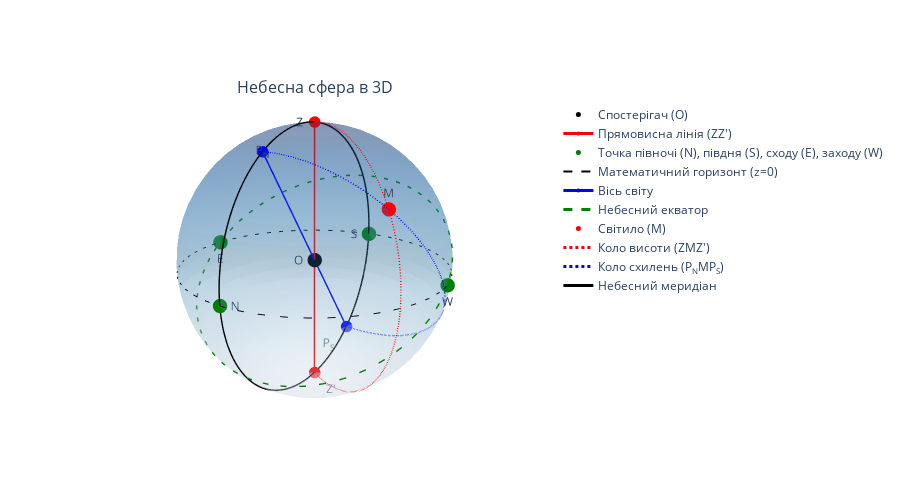

The code cell stored with this chart in its notebook:
### Markdown cell above
Примітка: код нижче генерує інтерактивну 3D модель небесної сфери, однак він занадто складний для новачків

### Code cell
import numpy as np
import plotly.graph_objs as go
from plotly.subplots import make_subplots

# ========================================================================
# Допоміжні функції
# ========================================================================

def normalize(v):
    """Нормує вектор v до довжини 1."""
    return v / np.linalg.norm(v)

def param_sphere(num_phi=30, num_theta=60):
    """
    Повертає сітки (X, Y, Z) для відмалювання сфери радіуса 1.
    phi – полярний кут від 0 до pi,
    theta – азимутальний кут від 0 до 2*pi.
    """
    phi = np.linspace(0, np.pi, num_phi)
    theta = np.linspace(0, 2*np.pi, num_theta)
    phi, theta = np.meshgrid(phi, theta)
    
    X = np.sin(phi) * np.cos(theta)
    Y = np.sin(phi) * np.sin(theta)
    Z = np.cos(phi)
    return X, Y, Z

def circle_on_sphere(normal, steps=100):
    """
    Повертає координати (x, y, z) великого кола на сфері,
    яке лежить у площині, перпендикулярній до normal, і проходить через (0,0,0).
    (normal має бути нормований).
    """
    # Знайдемо будь-які два взаємно перпендикулярні вектори u, v у площині кола
    # (тобто вони перпендикулярні до normal).
    # Найпростіше – взяти довільний вектор, перетнути з normal, і ще раз перетнути з normal.
    # Але простіше зафіксувати "eZ = (0,0,1)", якщо воно не вироджене до normal.
    
    # Якщо normal (майже) колінеарний до (0,0,1), то можна взяти іншу "базу".
    # Тут для наочності зробимо універсальний підхід.
    
    # Умовно візьмемо eX = (1,0,0) і eY = (0,1,0), eZ = (0,0,1)
    # і дивитимемось, з яким вектором normal найменше колінеарна.
    cand = [
        np.array([1,0,0]),
        np.array([0,1,0]),
        np.array([0,0,1])
    ]
    # Знайдемо вектор, який найменше паралельний до normal (через косинус кута)
    dotvals = [abs(np.dot(normal, c)) for c in cand]
    e = cand[np.argmin(dotvals)]
    
    # Будуємо базис у площині
    u = np.cross(normal, e)
    u = normalize(u)
    v = np.cross(normal, u)
    v = normalize(v)
    
    # Випараметризуємо коло: X(t) = u*cos(t) + v*sin(t)
    t = np.linspace(0, 2*np.pi, steps)
    circle_x = []
    circle_y = []
    circle_z = []
    for ang in t:
        point = np.cos(ang)*u + np.sin(ang)*v
        circle_x.append(point[0])
        circle_y.append(point[1])
        circle_z.append(point[2])
    return np.array(circle_x), np.array(circle_y), np.array(circle_z)

def circle_through_3pts(p1, p2, p3, steps=200):
    """
    Для трьох точок на сфері (p1, p2, p3) будуємо коло (або "велике/мале коло"),
    що проходить через ці три точки (якщо вони не колінеарні).
    
    Повертає (x_arc, y_arc, z_arc) – дугу на сфері, яка іде від p1 до p3
    через p2 (тобто та частина кола, де p2 "лежить між" p1 та p3").
    
    Ідея аналогічна вашій arc_from_3pts, але тепер у 3D:
    1) Знаходимо площину, що проходить через p1, p2, p3 (через 0,0,0, якщо вважаємо сферу у центрі).
       – Оскільки O=(0,0,0) теж у центрі сфери, припустимо, що p1, p2, p3 лежать на сфері радіуса 1.
    2) Визначаємо вектор normal = (p1 x p2) + (p2 x p3) + (p3 x p1) (або простіше: p1 x p2 + ...),
       щоб отримати "напрям" площини, у якій лежить коло.
    3) Параметризуємо коло (intersection plane & sphere).
    4) Визначаємо дві можливі дуги (бо коло – повне). Вибираємо ту, де p2 лежить "посередині".
    """
    # Перевіримо, чи не колінеарні (або майже) p1, p2, p3.
    # Якщо площа трикутника дуже мала – повертаємо порожній результат.
    # Площа ~ ||(p2 - p1) x (p3 - p1)|| / 2
    area = np.linalg.norm(np.cross(p2 - p1, p3 - p1)) / 2
    if area < 1e-12:
        return np.array([]), np.array([]), np.array([])
    
    # Нормальний вектор до площини, що проходить через p1,p2,p3
    # (і через (0,0,0), якщо точки на сфері).
    # Точніше, normal визначимо як cross(p1, p2) + cross(p2, p3) + cross(p3, p1)
    # Це забезпечить орієнтацію, яка "захоплює" всі три точки. Але можна й простіше:
    plane_normal = np.cross(p1, p2) + np.cross(p2, p3) + np.cross(p3, p1)
    plane_normal = normalize(plane_normal)
    
    # Повне коло у цій площині
    cx, cy, cz = circle_on_sphere(plane_normal, steps=4*steps)  # щоб арка була плавніша
    
    # Тепер треба знайти, де на цьому колі лежать p1, p2, p3 (кути).
    # У параметризації кола X(t)=u cos(t)+v sin(t) ми заздалегідь не зберігали t,
    # тож зробимо простіше: знайдемо найближчі індекси до p1, p2, p3.
    
    # Допоміжна функція для пошуку найближчої точки
    def find_nearest_idx(xarr, yarr, zarr, p):
        # мінімізуємо відстань ||(x_i,y_i,z_i) - p||
        dist = (xarr - p[0])**2 + (yarr - p[1])**2 + (zarr - p[2])**2
        return np.argmin(dist)
    
    i1 = find_nearest_idx(cx, cy, cz, p1)
    i2 = find_nearest_idx(cx, cy, cz, p2)
    i3 = find_nearest_idx(cx, cy, cz, p3)
    
    # Кожна пара (i1,i3) задає дві дуги: прямий обхід і зворотний.
    # Подивимось, яка з них "містить" i2.
    n = len(cx)
    
    def arc_indices(i_start, i_end):
        """Повертає послідовність індексів від i_start до i_end (по модулю n)."""
        if i_end >= i_start:
            return np.arange(i_start, i_end+1)
        else:
            return np.concatenate([np.arange(i_start, n), np.arange(0, i_end+1)])
    
    arc1 = arc_indices(i1, i3)
    arc2 = arc_indices(i3, i1)
    
    # Перевіряємо, де лежить i2
    def in_arc(i2, arc):
        return i2 in arc
    
    if in_arc(i2, arc1):
        arc_idx = arc1
    else:
        arc_idx = arc2
    
    return cx[arc_idx], cy[arc_idx], cz[arc_idx]

# ========================================================================
# Основна побудова 3D
# ========================================================================

# Створюємо фігуру
fig = make_subplots(rows=1, cols=1,
                    specs=[[{'type':'scatter3d'}]],
                    subplot_titles=["Небесна сфера в 3D"])

# 1) Небесна сфера як поверхня
Xs, Ys, Zs = param_sphere()
sphere_surface = go.Surface(
    x = Xs, y = Ys, z = Zs,
    colorscale='Blues',
    opacity=0.3,
    showscale=False,
    name='Celestial Sphere'
)
fig.add_trace(sphere_surface, row=1, col=1)

# 2) Точки та лінії
data_traces = []

# --- Спостерігач у центрі ---
O = np.array([0, 0, 0])
scatter_O = go.Scatter3d(
    x=[O[0]], y=[O[1]], z=[O[2]],
    mode='markers+text',
    text=["O"],
    textposition="middle left",
    marker=dict(size=5, color="black"),
    name="Спостерігач (O)"
)
data_traces.append(scatter_O)

# --- Z та Z' (вертикальна вісь) ---
Z = np.array([0,0,1])
Zp = np.array([0,0,-1])
scatter_ZZp = go.Scatter3d(
    x=[0,0], y=[0,0], z=[1,-1],
    mode='lines+markers+text',
    text=["Z", "Z'"],
    textposition=["bottom left","bottom center"],
    line=dict(color='red', width=3),
    marker=dict(size=4, color="red"),
    name="Прямовисна лінія (ZZ')"
)
data_traces.append(scatter_ZZp)

# --- Кардинальні точки N, S, E, W на площині z=0 ---
N = np.array([1,0,0])
S = np.array([-1,0,0])
E = np.array([0,-1,0])
W = np.array([0,1,0])

scatter_cardinals = go.Scatter3d(
    x=[N[0], S[0], E[0], W[0]],
    y=[N[1], S[1], E[1], W[1]],
    z=[N[2], S[2], E[2], W[2]],
    mode='markers+text',
    text=["N","S","E","W"],
    textposition=["middle right","middle left","bottom center","bottom center"],
    marker=dict(size=5, color="green"),
    name="Точка півночі (N), півдня (S), сходу (E), заходу (W)"
)
data_traces.append(scatter_cardinals)

# --- Горизонт (коло z=0 на сфері) ---
theta = np.linspace(0, 2*np.pi, 200)
horiz_x = np.cos(theta)
horiz_y = np.sin(theta)
horiz_z = np.zeros_like(theta)

scatter_horizon = go.Scatter3d(
    x=horiz_x, y=horiz_y, z=horiz_z,
    mode='lines',
    line=dict(color='black', dash='dash', width=2),
    name="Математичний горизонт (z=0)"
)
data_traces.append(scatter_horizon)

# --- Вісь світу P_N, P_S з нахилом alpha = 35° ---
alpha_deg = 35
alpha = np.radians(alpha_deg)

# Припустимо, що у "стандартному" положенні полюс був би (0,0,1).
# Тоді повернемо його навколо осі Y на кут alpha (змінюючи нахил у площині x-z).
Ry = np.array([
    [ np.cos(alpha), 0, np.sin(alpha)],
    [ 0,             1, 0            ],
    [-np.sin(alpha), 0, np.cos(alpha)]
])

PN = Ry.dot(np.array([0,0,1]))  # Північний полюс
PS = -PN                       # Південний полюс

scatter_axis = go.Scatter3d(
    x=[PN[0], PS[0]], y=[PN[1], PS[1]], z=[PN[2], PS[2]],
    mode='lines+markers+text',
    text=["P<sub>N</sub>", "P<sub>S</sub>"],
    textposition=["top center","bottom center"],
    line=dict(color='blue', width=3),
    marker=dict(size=4, color="blue"),
    name="Вісь світу"
)
data_traces.append(scatter_axis)

# --- Небесний екватор (велике коло перпендикулярне осі P_NP_S) ---
pn_normal = normalize(PN)  # це напрям осі
eq_x, eq_y, eq_z = circle_on_sphere(pn_normal)  # коло, перпендикулярне PN
scatter_equator = go.Scatter3d(
    x=eq_x, y=eq_y, z=eq_z,
    mode='lines',
    line=dict(color='green', dash='dash', width=3),
    name="Небесний екватор"
)
data_traces.append(scatter_equator)

# --- Приклад розташування світила M на сфері ---
# Нехай спочатку в 2D ви мали M=(0.3,0.8). У 3D додамо невеликий z і нормуємо:
M_init = np.array([0.4, 0.7, 0.5])
M = normalize(M_init)

scatter_M = go.Scatter3d(
    x=[M[0]], y=[M[1]], z=[M[2]],
    mode='markers+text',
    text=["M"],
    textposition="top center",
    marker=dict(size=5, color='red'),
    name="Світило (M)"
)
data_traces.append(scatter_M)

# --- "Вертикаль" (коло, що проходить через Z, M, Z') ---
v_x, v_y, v_z = circle_through_3pts(Z, M, Zp)
if len(v_x) > 0:
    scatter_vertical = go.Scatter3d(
        x=v_x, y=v_y, z=v_z,
        mode='lines',
        line=dict(color='red', width=3, dash='dot'),
        name="Коло висоти (ZMZ')"
    )
    data_traces.append(scatter_vertical)

# --- Коло схилень (через P_N, M, P_S) ---
d_x, d_y, d_z = circle_through_3pts(PN, M, PS)
if len(d_x) > 0:
    scatter_decl = go.Scatter3d(
        x=d_x, y=d_y, z=d_z,
        mode='lines',
        line=dict(color='blue', width=3, dash='dot'),
        name="Коло схилень (P<sub>N</sub>MP<sub>S</sub>)"
    )
    data_traces.append(scatter_decl)

# --- Небесний меридіан (через Z, Z' та полюси світу P_N, P_S)
# Обираємо Z та P_N для визначення площини меридіану.
merid_plane_normal = normalize(np.cross(Z, PN))
merid_x, merid_y, merid_z = circle_on_sphere(merid_plane_normal, steps=200)
scatter_meridian = go.Scatter3d(
    x=merid_x, y=merid_y, z=merid_z,
    mode='lines',
    line=dict(color='black', width=3),
    name="Небесний меридіан"
)
data_traces.append(scatter_meridian)

# Додаємо всі лінії/точки до фігури
for tr in data_traces:
    fig.add_trace(tr, row=1, col=1)

# Налаштування 3D-сцени
fig.update_layout(
    # title="Небесна сфера в 3D",
    scene=dict(
        xaxis=dict(
            range=[-1.5, 1.5], 
            showgrid=False, zeroline=False, visible=False
        ),
        yaxis=dict(
            range=[-1.5, 1.5], 
            showgrid=False, zeroline=False, visible=False
        ),
        zaxis=dict(
            range=[-1.5, 1.5], 
            showgrid=False, zeroline=False, visible=False
        ),
        aspectmode='cube',
        camera=dict(
            eye=dict(x=0.8, y=0.5, z=0.3)
        ),
    ),
    showlegend=True,
    autosize=True, height=500
)

fig.show()

### Figure 1 — Plotly figure (JSON) as saved in the notebook; plotly's stock layout.template omitted (floating-point values rounded to 4 significant figures; data arrays with more than 128 entries replaced by an {"elided": "..."} marker saying what was removed)
{"data": [{"colorscale": [[0, "rgb(247,251,255)"], [0.125, "rgb(222,235,247)"], [0.25, "rgb(198,219,239)"], [0.375, "rgb(158,202,225)"], [0.5, "rgb(107,174,214)"], [0.625, "rgb(66,146,198)"], [0.75, "rgb(33,113,181)"], [0.875, "rgb(8,81,156)"], [1, "rgb(8,48,107)"]], "name": "Celestial Sphere", "opacity": 0.3, "scene": "scene", "showscale": false, "type": "surface", "x": {"elided": "60x30 float values"}, "y": {"elided": "60x30 float values"}, "z": {"elided": "60x30 float values"}}, {"marker": {"color": "black", "size": 5}, "mode": "markers+text", "name": "Спостерігач (O)", "scene": "scene", "text": ["O"], "textposition": "middle left", "type": "scatter3d", "x": [0], "y": [0], "z": [0]}, {"line": {"color": "red", "width": 3}, "marker": {"color": "red", "size": 4}, "mode": "lines+markers+text", "name": "Прямовисна лінія (ZZ')", "scene": "scene", "text": ["Z", "Z'"], "textposition": ["bottom left", "bottom center"], "type": "scatter3d", "x": [0, 0], "y": [0, 0], "z": [1, -1]}, {"marker": {"color": "green", "size": 5}, "mode": "markers+text", "name": "Точка півночі (N), півдня (S), сходу (E), заходу (W)", "scene": "scene", "text": ["N", "S", "E", "W"], "textposition": ["middle right", "middle left", "bottom center", "bottom center"], "type": "scatter3d", "x": [1, -1, 0, 0], "y": [0, 0, -1, 1], "z": [0, 0, 0, 0]}, {"line": {"color": "black", "dash": "dash", "width": 2}, "mode": "lines", "name": "Математичний горизонт (z=0)", "scene": "scene", "type": "scatter3d", "x": {"elided": "200 float values"}, "y": {"elided": "200 float values"}, "z": {"elided": "200 int values"}}, {"line": {"color": "blue", "width": 3}, "marker": {"color": "blue", "size": 4}, "mode": "lines+markers+text", "name": "Вісь світу", "scene": "scene", "text": ["P<sub>N</sub>", "P<sub>S</sub>"], "textposition": ["top center", "bottom center"], "type": "scatter3d", "x": [0.5736, -0.5736], "y": [0, 0], "z": [0.8192, -0.8192]}, {"line": {"color": "green", "dash": "dash", "width": 3}, "mode": "lines", "name": "Небесний екватор", "scene": "scene", "type": "scatter3d", "x": [-0.8192, -0.8175, -0.8126, -0.8043, -0.7929, -0.7783, -0.7605, -0.7396, -0.7158, -0.6891, -0.6596, -0.6275, -0.5928, -0.5558, -0.5165, -0.4752, -0.4319, -0.3869, -0.3403, -0.2923, -0.2432, -0.1931, -0.1422, -0.09079, -0.03898, 0.013, 0.06492, 0.1166, 0.1678, 0.2183, 0.2679, 0.3165, 0.3638, 0.4096, 0.4537, 0.4961, 0.5364, 0.5746, 0.6105, 0.6439, 0.6747, 0.7028, 0.7281, 0.7504, 0.7698, 0.786, 0.799, 0.8089, 0.8154, 0.8187, 0.8187, 0.8154, 0.8089, 0.799, 0.786, 0.7698, 0.7504, 0.7281, 0.7028, 0.6747, 0.6439, 0.6105, 0.5746, 0.5364, 0.4961, 0.4537, 0.4096, 0.3638, 0.3165, 0.2679, 0.2183, 0.1678, 0.1166, 0.06492, 0.013, -0.03898, -0.09079, -0.1422, -0.1931, -0.2432, -0.2923, -0.3403, -0.3869, -0.4319, -0.4752, -0.5165, -0.5558, -0.5928, -0.6275, -0.6596, -0.6891, -0.7158, -0.7396, -0.7605, -0.7783, -0.7929, -0.8043, -0.8126, -0.8175, -0.8192], "y": [0, -0.06342, -0.1266, -0.1893, -0.2511, -0.312, -0.3717, -0.4298, -0.4862, -0.5406, -0.5929, -0.6428, -0.6901, -0.7346, -0.7761, -0.8146, -0.8497, -0.8815, -0.9096, -0.9341, -0.9549, -0.9718, -0.9848, -0.9938, -0.9989, -0.9999, -0.9969, -0.9898, -0.9788, -0.9638, -0.945, -0.9224, -0.896, -0.866, -0.8326, -0.7958, -0.7557, -0.7127, -0.6668, -0.6182, -0.5671, -0.5137, -0.4582, -0.4009, -0.342, -0.2817, -0.2203, -0.158, -0.09506, -0.03173, 0.03173, 0.09506, 0.158, 0.2203, 0.2817, 0.342, 0.4009, 0.4582, 0.5137, 0.5671, 0.6182, 0.6668, 0.7127, 0.7557, 0.7958, 0.8326, 0.866, 0.896, 0.9224, 0.945, 0.9638, 0.9788, 0.9898, 0.9969, 0.9999, 0.9989, 0.9938, 0.9848, 0.9718, 0.9549, 0.9341, 0.9096, 0.8815, 0.8497, 0.8146, 0.7761, 0.7346, 0.6901, 0.6428, 0.5929, 0.5406, 0.4862, 0.4298, 0.3717, 0.312, 0.2511, 0.1893, 0.1266, 0.06342, 2.449e-16], "z": [0.5736, 0.5724, 0.569, 0.5632, 0.5552, 0.5449, 0.5325, 0.5179, 0.5012, 0.4825, 0.4619, 0.4394, 0.4151, 0.3892, 0.3617, 0.3327, 0.3024, 0.2709, 0.2383, 0.2047, 0.1703, 0.1352, 0.0996, 0.06357, 0.02729, -0.0091, -0.04546, -0.08163, -0.1175, -0.1528, -0.1876, -0.2216, -0.2547, -0.2868, -0.3177, -0.3474, -0.3756, -0.4023, -0.4275, -0.4509, -0.4724, -0.4921, -0.5098, -0.5255, -0.539, -0.5503, -0.5595, -0.5664, -0.571, -0.5733, -0.5733, -0.571, -0.5664, -0.5595, -0.5503, -0.539, -0.5255, -0.5098, -0.4921, -0.4724, -0.4509, -0.4275, -0.4023, -0.3756, -0.3474, -0.3177, -0.2868, -0.2547, -0.2216, -0.1876, -0.1528, -0.1175, -0.08163, -0.04546, -0.0091, 0.02729, 0.06357, 0.0996, 0.1352, 0.1703, 0.2047, 0.2383, 0.2709, 0.3024, 0.3327, 0.3617, 0.3892, 0.4151, 0.4394, 0.4619, 0.4825, 0.5012, 0.5179, 0.5325, 0.5449, 0.5552, 0.5632, 0.569, 0.5724, 0.5736]}, {"marker": {"color": "red", "size": 5}, "mode": "markers+text", "name": "Світило (M)", "scene": "scene", "text": ["M"], "textposition": "top center", "type": "scatter3d", "x": [0.4216], "y": [0.7379], "z": [0.527]}, {"line": {"color": "red", "dash": "dot", "width": 3}, "mode": "lines", "name": "Коло висоти (ZMZ')", "scene": "scene", "type": "scatter3d", "x": {"elided": "402 float values"}, "y": {"elided": "402 float values"}, "z": {"elided": "402 float values"}}, {"line": {"color": "blue", "dash": "dot", "width": 3}, "mode": "lines", "name": "Коло схилень (P<sub>N</sub>MP<sub>S</sub>)", "scene": "scene", "type": "scatter3d", "x": {"elided": "402 float values"}, "y": {"elided": "402 float values"}, "z": {"elided": "402 float values"}}, {"line": {"color": "black", "width": 3}, "mode": "lines", "name": "Небесний меридіан", "scene": "scene", "type": "scatter3d", "x": {"elided": "200 float values"}, "y": {"elided": "200 int values"}, "z": {"elided": "200 float values"}}], "layout": {"annotations": [{"font": {"size": 16}, "showarrow": false, "text": "Небесна сфера в 3D", "x": 0.5, "xanchor": "center", "xref": "paper", "y": 1, "yanchor": "bottom", "yref": "paper"}], "autosize": true, "height": 500, "scene": {"aspectmode": "cube", "camera": {"eye": {"x": 0.8, "y": 0.5, "z": 0.3}}, "domain": {"x": [0, 1], "y": [0, 1]}, "xaxis": {"range": [-1.5, 1.5], "showgrid": false, "visible": false, "zeroline": false}, "yaxis": {"range": [-1.5, 1.5], "showgrid": false, "visible": false, "zeroline": false}, "zaxis": {"range": [-1.5, 1.5], "showgrid": false, "visible": false, "zeroline": false}}, "showlegend": true}}
